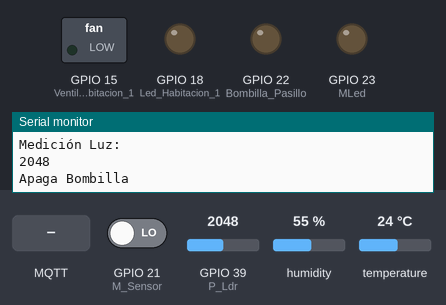
Bench run of a sketch on a simulated ESP32. Shown: switched loads named in the sketch (green lamp = pin HIGH), output pins drawn as LEDs (lit = HIGH), the last lines printed to the serial monitor. Inputs (shaded band) come from the test bench; at power-on: GPIO 39 (P_Ldr) = 2048, GPIO 21 (M_Sensor) LOW, humidity 55 %, temperature 24 °C. WiFi joins after 1.5 s; servers stay silent unless stated; random numbers use the default seed unless the sketch sets one; no MQTT or app messages arrive unless stated.

Above: at 2.7 s.
2.8 s: GPIO 39 (P_Ldr) set to 325
4.8 s: GPIO 39 (P_Ldr) set to 284
At 6.4 s:
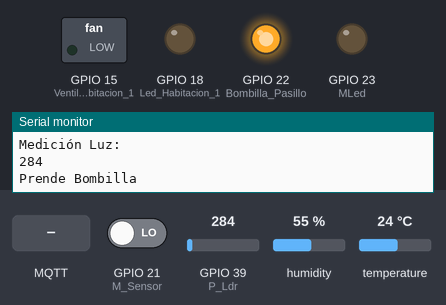
7.1 s: GPIO 21 (M_Sensor) driven HIGH
At 8.0 s:
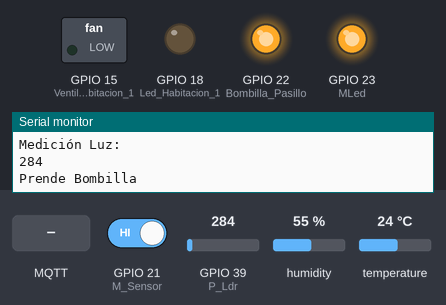
9.2 s: MQTT message "1" arrives on the second subscribed topic
At 10.9 s:
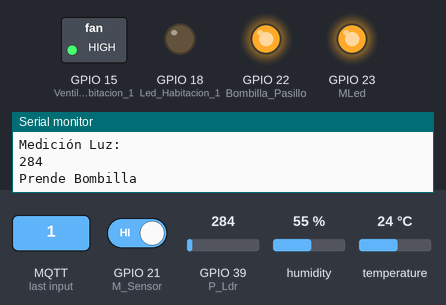
11.2 s: MQTT message "1" arrives on the third subscribed topic
At 12.9 s:
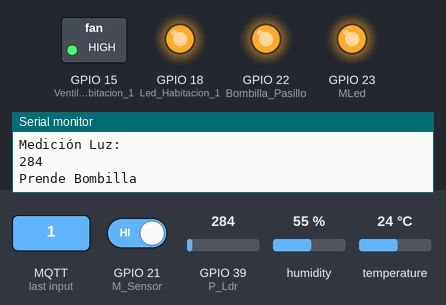
13.3 s: MQTT message "on" arrives on the second subscribed topic
At 14.8 s:
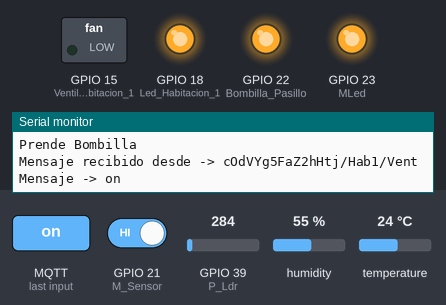
Timing chart, 0 to 16.3 s (numbered marks = the images above; inputs shaded):
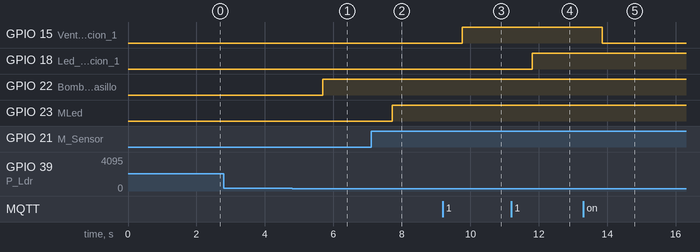

The sketch:

CasaInteligente.ino
```cpp
//Proyecto Final
//Michel A Ramos Soto
//Diplomado 2021 //192.168.1.78

#include <DHT.h>
#include <WiFi.h>
#include <PubSubClient.h>
const int mqtt_port = 1883;
const char *mqtt_user = "FnJ939HUTm6Hr2F";
const char *mqtt_pass = "2EizPNpWjedWT8P";

// Credenciales MQTT
const char *mqtt_server = "ioticos.org";
const char *Raiz_Sus = "cOdVYg5FaZ2hHtj";
const char *Raiz_Hab1_Sus= "cOdVYg5FaZ2hHtj/Hab1";
const char *Raiz_Hab1_Led_Sus= "cOdVYg5FaZ2hHtj/Hab1/Led";
const char *Raiz_Hab1_Tem_Sus= "cOdVYg5FaZ2hHtj/Hab1/Tem";
const char *Raiz_Hab1_Vent_Sus= "cOdVYg5FaZ2hHtj/Hab1/Vent";
const char *Raiz_Hab2_Mov_Sus= "cOdVYg5FaZ2hHtj/Hab2/Mov";
const char *Raiz_Pas_Luz_Sus= "cOdVYg5FaZ2hHtj/Pas/Luz";
const char *Raiz_Pas_Bom_Sus= "cOdVYg5FaZ2hHtj/Pas/Bom";

// Credenciales de WiFi
const char* ssid     = "INFINITUM3992";
const char* password = "zDP5aBLn7J";

// Variables Globales
WiFiClient espClient;
PubSubClient client(espClient);
char msg[25];
char msg2[25];
char msg3[25];
char msg4[25];
long count=0;
int contconexion = 0;

// Funciones
void callback(char* topic, byte* payload, unsigned int length);
void reconnect();
void setup_wifi();

//Sensor de temperatura
const int P_Sensor=4;
DHT DHT1(P_Sensor, DHT11); // Crea dht1, que es un sensor DHT11 conectado

//Sensor de movimiento
const int M_Sensor = 21;                           // Asigna el pulsador al pin 4
const int MLed = 23;
bool Mov = LOW;                              // Variable para guardar el estado del pin 2

//Sensor Luz
const int P_Ldr = 39;
int AdcLuz=0;

void setup() {
  Serial.begin(115200);
  DHT1.begin();         // Inicializa el sensor DHT11
  pinMode(M_Sensor, INPUT);
  pinMode(MLed, OUTPUT);
  pinMode(18, OUTPUT);  //Led Habitacion 1
  digitalWrite(18, LOW);
  pinMode(15, OUTPUT);   //Ventilador  Habitacion 1
  digitalWrite(15, LOW);
  pinMode(22, OUTPUT);   //Bombilla Pasillo
  digitalWrite(22, LOW);
  // Configuración conexión WIFI
  setup_wifi();
  // Configuración conexión MQTT
  client.setServer(mqtt_server, mqtt_port);
  client.setCallback(callback);
}

void loop() {
  LeerDHT1();  // Ejecuta la función LeerDTH1
  // Se pregunta si el cliente está conectado
  if (!client.connected()) {
    // Si no está conectado se realiza la reconexión
    reconnect();
  }

  if (client.connected()){

  //Temperatura
  float t1=DHT1.readTemperature();    // Lee la temperatura en la variable t1
  float h1=DHT1.readHumidity();       // Lee la humedad en la variable h1
  while (isnan(t1) || isnan(h1)){     // Verifica que la lectura no sea fallida
    Serial.println("Lectura fallida");// Mensaje de lectura fallida
    delay(1000);                      // Retardo de 1000 msegundos
    t1=DHT1.readTemperature();        // Lee nuevamente la temperatura
    h1=DHT1.readHumidity();           // Lee nuevamente la humedad
  }
  Serial.println("Temperatura:");     // Imprime Mensaje
  Serial.println(t1);                 // Imprimera valor de temperatura
  Serial.println("Humedad:");         // Imprime mensaje
  Serial.println(h1);

    String Tem = String(count);
    Tem = String(t1);
    Tem.toCharArray(msg,25);
    client.publish(Raiz_Hab1_Tem_Sus,msg);

    count++;

  }

  // Movimiento
  Mov = digitalRead(M_Sensor);
  if (Mov==HIGH){
  Serial.println("Hay movimiento");
  digitalWrite(MLed, HIGH);
  }
  else{
    Serial.println("No hay movimiento");
    digitalWrite(MLed, LOW);
  }
  String Movimiento = String(count);
  Movimiento = String(Mov);
  Movimiento.toCharArray(msg2,25);
  client.publish(Raiz_Hab2_Mov_Sus,msg2);

  //Medicion de Luz
  AdcLuz = analogRead(P_Ldr);     // Mide el Adc y lo guarda AdcLuz
  Serial.println("Medición Luz:");// Imprime mensaje
  Serial.println(AdcLuz);         // Imprime valor
  //Bombilla del pasillo
  if (AdcLuz<300){
  Serial.println("Prende Bombilla");
  digitalWrite(22, HIGH);
  int BP = 0;
  String BombillaPrendida = String(count);
  BombillaPrendida = String(BP);
  BombillaPrendida.toCharArray(msg4,25);
  client.publish(Raiz_Pas_Bom_Sus,msg4);
  }
  else{
    Serial.println("Apaga Bombilla");
    digitalWrite(22, LOW);
  int BA = 1;
  String BombillaApagada = String(count);
  BombillaApagada = String(BA);
  BombillaApagada.toCharArray(msg4,25);
  client.publish(Raiz_Pas_Bom_Sus,msg4);
  }
  //Publish
  String luz = String(count);
  luz = String(AdcLuz);
  luz.toCharArray(msg3,25);
  client.publish(Raiz_Pas_Luz_Sus,msg3);

  client.loop();
  delay(1000);
}

void LeerDHT1(){
  float t1=DHT1.readTemperature();    // Lee la temperatura en la variable t1
  float h1=DHT1.readHumidity();       // Lee la humedad en la variable h1
  while (isnan(t1) || isnan(h1)){     // Verifica que la lectura no sea fallida
    Serial.println("Lectura fallida");// Mensaje de lectura fallida
    delay(1000);                      // Retardo de 1000 msegundos
    t1=DHT1.readTemperature();        // Lee nuevamente la temperatura
    h1=DHT1.readHumidity();           // Lee nuevamente la humedad
  }
  Serial.println("Temperatura:");     // Imprime Mensaje
  Serial.println(t1);                 // Imprimera valor de temperatura
  Serial.println("Humedad:");         // Imprime mensaje
  Serial.println(h1);                 // Imprime valor de humedad
}

//Conexión WiFi
void setup_wifi(){
  delay(10);
  delay(10);
  // Conexión WIFI
  Serial.println();
  Serial.print("Conectando a ssid: ");
  Serial.println(ssid);
  WiFi.begin(ssid, password);

  while (WiFi.status() != WL_CONNECTED and contconexion <50) {
    ++contconexion;
    delay(500);
    Serial.print(".");
  }
  if (contconexion <50) {
      Serial.println("");
      Serial.println("WiFi conectado");
      Serial.println(WiFi.localIP());
  }
  else {
      Serial.println("");
      Serial.println("Error de conexion");
  }
}

// Conexión MQTT
void reconnect() {
  // Si no hay conexión se entra dentro del ciclo
  while (!client.connected()) {
    Serial.println("Intentando conexión Mqtt...");
    // Se crea un cliente ID
    String clientId = "DIoT_Cliente";
    clientId += String(random(0xffff), HEX);
    // Se intenta realizar l aconexión conectar
    if (client.connect(clientId.c_str(),mqtt_user,mqtt_pass)) {
      // Si hay conexión se imprime el mensaje
      Serial.println("Conectado con el Broker!");
      // Nos suscribimos al tópico Raíz/Piso3
      if(client.subscribe(Raiz_Sus)){
        Serial.print("Suscripcion --");
        Serial.println(Raiz_Sus);
        Serial.println(" -- ok");
      }else{
        Serial.println("fallo Suscripciión a --");
        Serial.println(Raiz_Sus);
      }
      // Nos suscribimos al tópico Raíz/Habitacion1/Vent
      if(client.subscribe(Raiz_Hab1_Vent_Sus)){
        Serial.print("Suscripcion --");
        Serial.println(Raiz_Hab1_Vent_Sus);
        Serial.println(" -- ok");
      }else{
        Serial.println("fallo Suscripciión a --");
        Serial.println(Raiz_Hab1_Vent_Sus);
      }
      // Nos suscribimos al tópico Raíz/Habitacion1/Led
      if(client.subscribe(Raiz_Hab1_Led_Sus)){
        Serial.print("Suscripcion --");
        Serial.println(Raiz_Hab1_Led_Sus);
        Serial.println(" -- ok");
      }else{
        Serial.println("fallo Suscripciión a --");
        Serial.println(Raiz_Hab1_Led_Sus);
      }
    } else {
      // Si no hay conexión se imprime el mensaje, el estado de conexión
      // y se intenta nuevamente dentro de 5 segundo
      Serial.print("falló :( con error -> ");
      Serial.print(client.state());
      Serial.println(" Intentamos de nuevo en 5 segundos");
      delay(5000);
    }
  }
}

// Función para cuando se recibe un mensaje por parte del broker de un tópico al
// cual se está subscrito
void callback(char* topic, byte* payload, unsigned int length){
  String incoming = "";
  Serial.print("Mensaje recibido desde -> ");
  Serial.print(topic);
  Serial.println("");
  for (int i = 0; i < length; i++) {
    incoming += (char)payload[i];
  }
  incoming.trim();
  Serial.println("Mensaje -> " + incoming);

   if (strcmp(topic,Raiz_Hab1_Vent_Sus)==0)
   {
    int VentHab1 = incoming.toInt();
    if(VentHab1==1)
    {
      digitalWrite(15, HIGH);
    }
    else
    {
      digitalWrite(15, LOW);
    }
   }

  /*Serial.print("Mensaje recibido desde -> ");
  Serial.print(topic);
  Serial.println("");
  for (int i = 0; i < length; i++) {
    incoming += (char)payload[i];
  }
   incoming.trim();
   Serial.println("Mensaje -> " + incoming);*/
   if (strcmp(topic,Raiz_Hab1_Led_Sus)==0)
  {
    int LedHab1 = incoming.toInt();
    if(LedHab1==1)
    {
      digitalWrite(18, HIGH);
    }
    else
    {
      digitalWrite(18, LOW);
    }
   }

  /*if (strcmp(topic,Raiz_Hab2_Mov_Sus)==0){
  Movimiento = digitalRead(P_Sensor);
  if (Movimiento==HIGH){
    Serial.println("Hay movimiento");
  digitalWrite(Led, HIGH);
  }
  else{
    Serial.println("No hay movimiento");
    digitalWrite(Led, LOW);
  }
  } */
}
```

Measured:
- the behaviour switches between 300 and 299 on GPIO 39 (P_Ldr) (found by bisection; images 0 and 1)
- after the input at 4.8 s, GPIO 22 (Bombilla_Pasillo): LOW → HIGH after 0.89 s
- after the input at 7.1 s, GPIO 23 (MLed): LOW → HIGH after 0.62 s
- after the input at 9.2 s, GPIO 15 (Ventilador__Habitacion_1): LOW → HIGH after 0.57 s
- after the input at 11.2 s, GPIO 18 (Led_Habitacion_1): LOW → HIGH after 0.61 s
- after the input at 13.3 s, GPIO 15 (Ventilador__Habitacion_1): HIGH → LOW after 0.55 s
